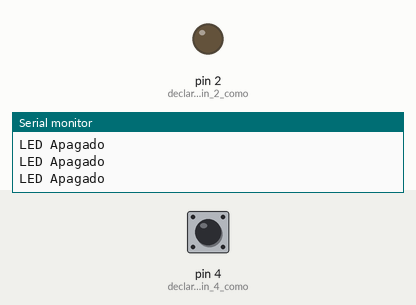
Bench run of a sketch on a simulated Arduino Uno, built with avr-gcc and run on an emulated ATmega328P. Shown: output pins drawn as LEDs (lit = HIGH), the last lines printed to the serial monitor. Dashed ring = blinking. The inputs (shaded band) are chosen by the test bench; at power-on: pin 4 (declaramos_el_pin_4_como) LOW.

Above: at 1.2 s.
1.3 s: pin 4 (declaramos_el_pin_4_como) driven HIGH
At 1.9 s:
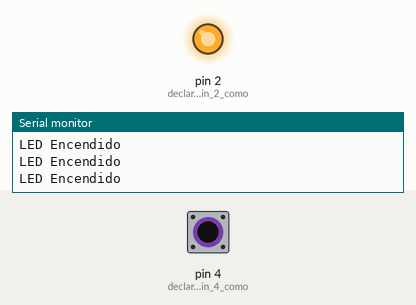
2.8 s: pin 4 (declaramos_el_pin_4_como) driven LOW
At 4.0 s:
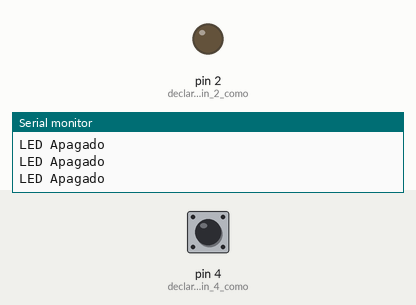
5.8 s: pin 4 (declaramos_el_pin_4_como) pulsed HIGH 2 times (0.12 s each, 0.3 s apart)
At 6.16 s:
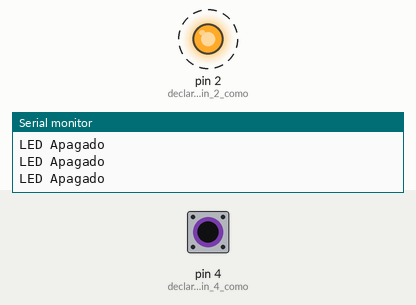
9.4 s: pin 4 (declaramos_el_pin_4_como) pulsed HIGH 2 times (0.12 s each, 0.3 s apart)
At 11.0 s:
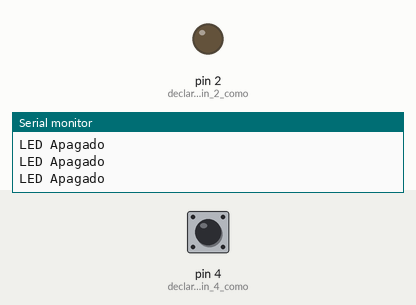
Timing chart, 0 to 12.5 s (numbered marks = the images above; inputs shaded):
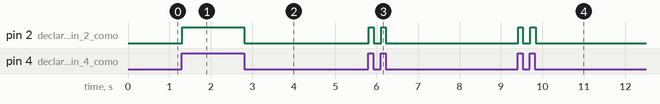

Measured:
- after the input at 1.3 s, pin 2 (declaramos_el_pin_2_como): LOW → HIGH at once
- after the input at 2.8 s, pin 2 (declaramos_el_pin_2_como): HIGH → LOW at once
- after the input at 5.8 s, pin 2 (declaramos_el_pin_2_como): alternates HIGH for 0.12 s and LOW for 0.18 s, 4 changes in all, then stays LOW, starting at once
- after the input at 9.4 s, pin 2 (declaramos_el_pin_2_como): alternates HIGH for 0.12 s and LOW for 0.19 s, 4 changes in all, then stays LOW, starting at once

The sketch:

pulsador.ino
```cpp
int pulsador=0;                     //almacena el estado del botón

//** Programa **//
void setup() {
  Serial.begin(9600);
  pinMode(2, OUTPUT);        //declaramos el pin 2 como salida
  pinMode(4, INPUT);           //declaramos el pin 4 como entrada
}

void loop() {
  pulsador = digitalRead(4);   //lee el estado del botón
  if(pulsador==HIGH) {          //si el estado es pulsado
    digitalWrite(2, HIGH);       //se enciende el led
    Serial.println("LED Encendido");
  }
  else{                                   //si el estado es no pulsado
    digitalWrite(2, LOW);       //se apaga el led
    Serial.println("LED Apagado");
  }
}
```
